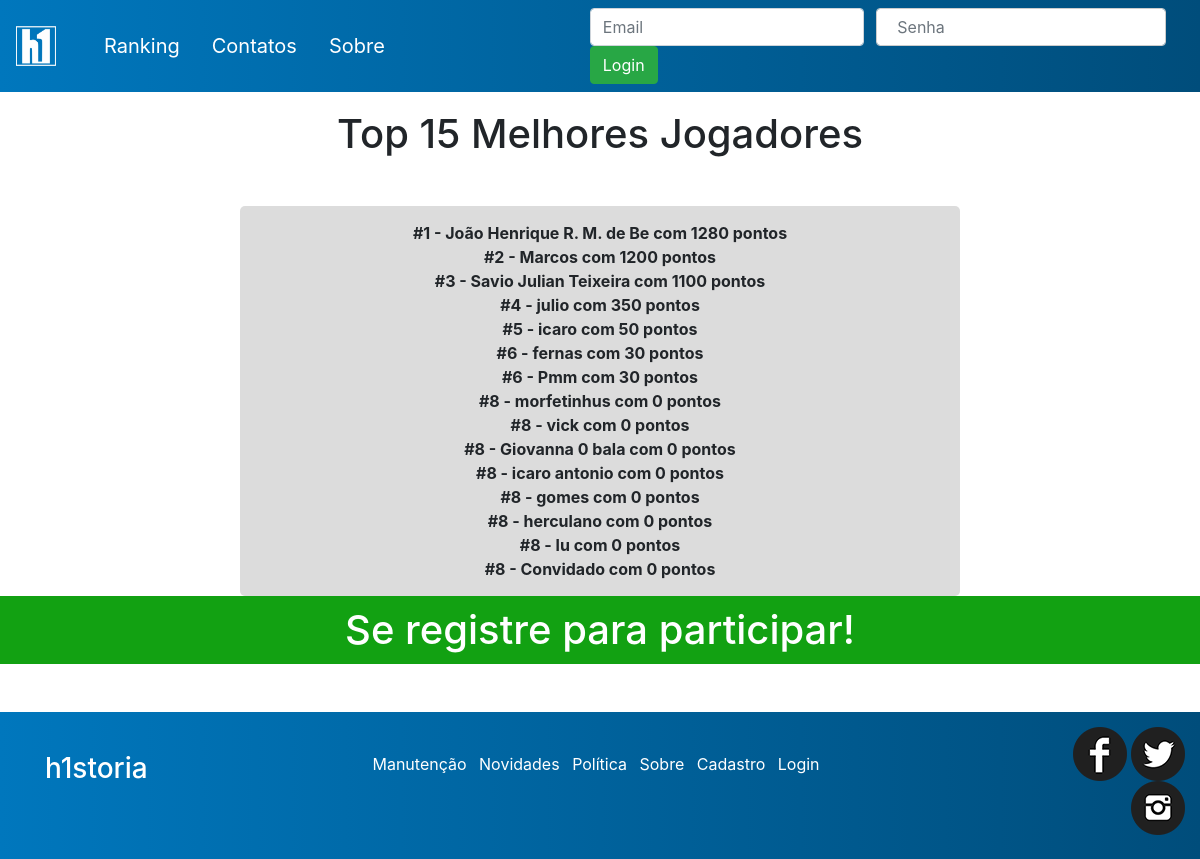
The app's page /ranking/index.php with its own data.
### tables this page shows
CREATE TABLE `Usuario` (
  `usuarioID` int(9) NOT NULL,
  `nomeUsuario` varchar(25) NOT NULL,
  `senhaUsuario` varchar(32) NOT NULL,
  `emailUsuario` varchar(50) NOT NULL,
  `adminUsuario` int(1) NOT NULL,
  `pontosEx` int(9) NOT NULL,
  `levelUsuario` int(2) NOT NULL,
  `pontosRanking` int(4) NOT NULL,
  `dinheiroUsuario` int(9) NOT NULL,
  `ultimaDataLogada` timestamp NOT NULL DEFAULT CURRENT_TIMESTAMP ON UPDATE CURRENT_TIMESTAMP
);

### ranking/index.php (the view, shortened to what this page needs)
<?php
	$nome = $_SESSION["nomeUsuario"];
	$usuarioID = $_SESSION['usuarioID'];
	$level = $_SESSION['levelUsuario'];
?>
<!DOCTYPE html>
<html>
<head>
	<link rel="stylesheet" href="/css/bootstrap.min.css">
    <link rel="stylesheet" type="text/css" href="/css/mainStyle.css">
</head>
<body>
<nav class="navbar navbar-expand-lg bg-dark navbar-dark fixed-top" id="main-nav">
  <a class="navbar-brand mr-4" href="/"><img class="LOGO" src="../img/LOGO.png"></a>
	<div class="collapse navbar-collapse" id="collapsibleNavbar">
    <ul class="navbar-nav">
    	<br>
		<li class="nav-item">
			<a class="nav-link ml-3" href="/ranking/">Ranking</a>
		</li>
		<li class="nav-item">
			<a class="nav-link ml-3" href="#">Contatos</a>
		</li>
		<li class="nav-item">
			<a class="nav-link ml-3" href="#">Sobre</a>
		</li>
	    <br class="d-lg-none my-lg-2">
	    <br>
    </ul>
	</div>
    <?php
    if(isset($usuarioID)){
        echo ("<div class='loginName'>$nome - LV:$level</div>
  	    <a class='sairbtn d-none d-lg-block' href='/php/sair.php'><center>Sair</center></a");
    }else{
        echo "<p class='text-danger erroMensagem'>$erro</p>";
  	    echo "<form class='form-inline d-none d-lg-block' action='/php/login.php' method='POST'>
        <input class='form-control mr-sm-2' type='text' placeholder='Email' name='email' required>
       	<input class='form-control mr-sm-2' type='password' placeholder='Senha' name='senha' required>
        <input type='submit' class='btn btn-success'style='width:auto;'value='Login'>
      	</form>";
  	}
    ?>
</nav>
<center>
	<h1 class="my-5">Top 15 Melhores Jogadores</h1>
	<div class="mt-5 ranking ranking_mobile">
	    <strong>
		<?php
	$usuarioID = $_SESSION['usuarioID'];
	include "../php/conexao.php";
$sql = "SELECT pontosRanking, nomeUsuario FROM Usuario ORDER BY pontosRanking DESC";
$result = mysqli_query($conn,$sql);
if(!$result){
  echo 'SQL Query Failed';
}else{
  $rank = 0;
  $last_score = false;
  $rows = 0;
  while($row = mysqli_fetch_array($result)){
    $rows++;
    if($last_score!= $row['pontosRanking']){
      $last_score = $row['pontosRanking'];
      $rank = $rows;
    }
    if($rows < 16){
        echo ("#" . $rank." - ".$row['nomeUsuario']." com ".$row['pontosRanking'] . " pontos<br>");
    }
  }
}
?>
        </strong>
	</div>
<h1 class="titulo mb-5"><?php
if (isset($usuarioID)) {
	echo "Sua posição no ranking é #$saved";
}else
	echo "Se registre para participar!";
?></h1>
</center>
<footer id="rodape" class="footer_fixed">
   <div class="container2-sm-none">
      <div class="row">
	       <div class="col-md-2">
		         <h3 class="titulo-footer d-md-block d-none">h1storia</h3>
		   </div>
		   <div class="col-md-8 footerItens linksFooter">
		   	<center>
				    <a href=" " class="mr-2 linksFooter"> Manutenção</a>
					<a href=" " class="mr-2 linksFooter"> Novidades </a>
					<a href=" " class="mr-2 linksFooter"> Política </a>
					<a href=" " class="mr-2 linksFooter"> Sobre</a>
					<a href=" " class="mr-2 linksFooter"> Cadastro </a>
					<a href=" " class="mr-2 linksFooter"> Login </a>
			</center>
		   </div>
	    <div  class="col-md-2 icones d-md-block d-none">
		  <div align="right">
		  <a href=" "><img src="../img/facebook.png"> </a>
		  <a href=" "><img src="../img/twitter.png">  </a>
		  <a href=" "><img src="../img/instagram.png">  </a>
		</div>
		</div>
	  </div>
	  <br>
   </div>
</footer>
</body>
</html>

### css/mainStyle.css (style rules this page uses)
html { width: 100%; }
body { margin: 0px; padding-top: 62px; border: none; width: 100%; }
.row { margin: 0px; }
.bg-dark { background: linear-gradient(to right,#0077bd, #004d7b)!important; }
.nav-item { font-size: 20px; }
.navbar-dark .navbar-nav .nav-link { color: rgb(255, 255, 255); }
.navbar-brand { font-size: 25px; }
.LOGO { width: 40px; height: 40px; }
.navbar-brand { padding: 0px; }
.erroMensagem { color: #dc3545; width: 200px; height: 1px; }
.titulo-footer { color:white; margin-left: 30px; }
footer { background: linear-gradient(to right,#0077bd, #004d7b); padding: 40px 0px 0px 0px; }
.linksFooter { color:white; }
.inputOverlay input[type=text], input[type=password] { width: 100%; padding: 12px 20px; display: inline-block; border: 1px solid #ccc; box-sizing: border-box; }
.icones { margin-top: -25px; }

### ranking/index.php (style rules this page uses)
.titulo { background-color: #12a112; padding: 10px; color: white; }
.ranking { background-color: gainsboro; width: 60%; padding: 15px; border-radius: 5px; }

### records on screen
usuario: rank "1", nomeUsuario "João Henrique R. M. de Be", pontosRanking "1280"
usuario: rank "2", nomeUsuario "Marcos", pontosRanking "1200"
usuario: rank "3", nomeUsuario "Savio Julian Teixeira", pontosRanking "1100"
usuario: rank "4", nomeUsuario "julio", pontosRanking "350"
usuario: rank "5", nomeUsuario "icaro", pontosRanking "50"
usuario: rank "6", nomeUsuario "fernas", pontosRanking "30"
usuario: rank "6", nomeUsuario "Pmm", pontosRanking "30"
usuario: rank "8", nomeUsuario "morfetinhus", pontosRanking "0"
usuario: rank "8", nomeUsuario "vick", pontosRanking "0"
usuario: rank "8", nomeUsuario "Giovanna 0 bala", pontosRanking "0"
usuario: rank "8", nomeUsuario "icaro antonio", pontosRanking "0"
usuario: rank "8", nomeUsuario "gomes", pontosRanking "0"
usuario: rank "8", nomeUsuario "herculano", pontosRanking "0"
usuario: rank "8", nomeUsuario "lu", pontosRanking "0"
usuario: rank "8", nomeUsuario "Convidado", pontosRanking "0"
